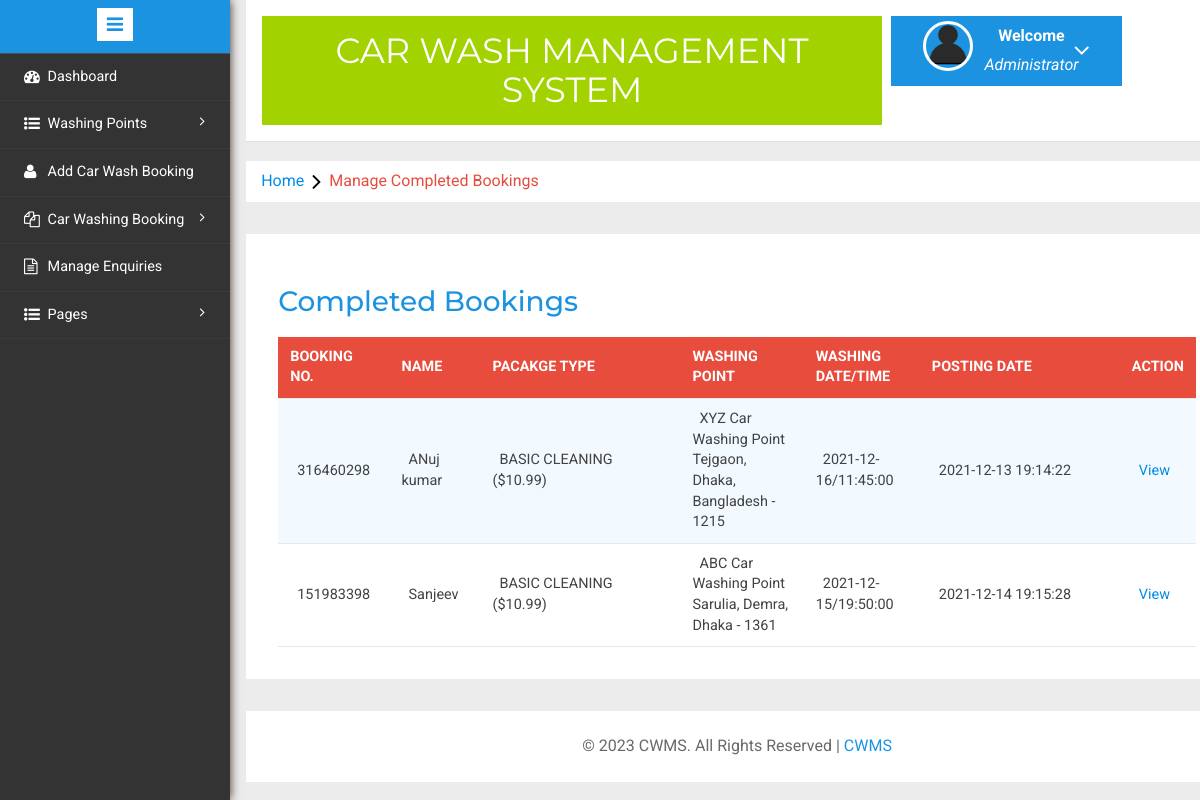
The app's page /admin/completed-booking.php (signed in) with its own data.
### tables this page shows
CREATE TABLE `tblcarwashbooking`(
    `id` INT(11) NOT NULL,
    `bookingId` BIGINT(10) DEFAULT NULL,
    `packageType` VARCHAR(120) DEFAULT NULL,
    `carWashPoint` INT(11) DEFAULT NULL,
    `fullName` VARCHAR(150) DEFAULT NULL,
    `mobileNumber` BIGINT(12) DEFAULT NULL,
    `washDate` DATE DEFAULT NULL,
    `washTime` TIME DEFAULT NULL,
    `message` MEDIUMTEXT DEFAULT NULL,
    `status` VARCHAR(120) DEFAULT NULL,
    `adminRemark` MEDIUMTEXT DEFAULT NULL,
    `paymentMode` VARCHAR(120) DEFAULT NULL,
    `txnNumber` VARCHAR(120) DEFAULT NULL,
    `postingDate` TIMESTAMP NULL DEFAULT CURRENT_TIMESTAMP(), `lastUpdationDate` TIMESTAMP NULL DEFAULT NULL ON UPDATE CURRENT_TIMESTAMP());

CREATE TABLE `tblwashingpoints`(
    `id` INT(11) NOT NULL,
    `washingPointName` VARCHAR(255) DEFAULT NULL,
    `washingPointAddress` VARCHAR(255) DEFAULT NULL,
    `contactNumber` BIGINT(20) DEFAULT NULL,
    `creationDate` TIMESTAMP NOT NULL DEFAULT CURRENT_TIMESTAMP());

### admin/completed-booking.php (the view, shortened to what this page needs)
<?php
include('includes/config.php');
if (strlen($_SESSION['alogin']) == 0) {
	header('location:index.php');
} else {
	?>
	<!DOCTYPE HTML>
	<html>
	<head>
		<link href="css/bootstrap.min.css" rel='stylesheet' type='text/css' />
		<link href="css/style.css" rel='stylesheet' type='text/css' />
		<link rel="stylesheet" href="css/morris.css" type="text/css" />
		<link href="css/font-awesome.css" rel="stylesheet">
		<link rel="stylesheet" type="text/css" href="css/table-style.css" />
		<link rel="stylesheet" type="text/css" href="css/basictable.css" />
		<link rel="stylesheet" href="css/icon-font.min.css" type='text/css' />
	</head>
	<body>
		<div class="page-container">
			<div class="left-content">
				<div class="mother-grid-inner">
					<?php include('includes/header.php'); ?>
				</div>
				<ol class="breadcrumb">
					<li class="breadcrumb-item"><a href="dashboard.php">Home</a><i class="fa fa-angle-right"></i>Manage Completed
						Bookings</li>
				</ol>
				<div class="agile-grids">
					<div class="agile-tables">
						<div class="w3l-table-info">
							<h2>Completed Bookings</h2>
							<table id="table">
								<thead>
									<tr>
										<th>Booking No.</th>
										<th>Name</th>
										<th width="200">Pacakge Type</th>
										<th>Washing Point </th>
										<th>Washing Date/Time </th>
										<th width="200">Posting date </th>
										<th>Action </th>
									</tr>
								</thead>
								<tbody>
									<?php $sql = "SELECT *,tblcarwashbooking.id as bid from tblcarwashbooking
join tblwashingpoints on tblwashingpoints.id=tblcarwashbooking.carWashPoint
 where status='Completed'";
									$query = $dbh->prepare($sql);
									$query->execute();
									$results = $query->fetchAll(PDO::FETCH_OBJ);
									if ($query->rowCount() > 0) {
										foreach ($results as $result) { ?>
											<tr>
												<td>
													<?php echo htmlentities($result->bookingId); ?>
												</td>
												<td>
													<?php echo htmlentities($result->fullName); ?>
												</td>
												<td width="50">
													<?php $ptype = $result->packageType;
													if ($ptype == 1):
														echo "BASIC CLEANING ($10.99)";
													endif;
													?>
												</td>
												<td>
													<?php echo htmlentities($result->washingPointName); ?><br />
													<?php echo htmlentities($result->washingPointAddress); ?>
												</td>
												<td>
													<?php echo htmlentities($result->washDate . "/" . $result->washTime); ?>
												</td>
												<td>
													<?php echo htmlentities($result->postingDate); ?>
												</td>
												<td><a
														href="booking-details.php?bid=<?php echo htmlentities($result->bid); ?>&&bookingid=<?php echo htmlentities($result->bookingId); ?>">View</a>
												</td>
											<?php } ?>
										</tr>
									<?php } else { ?>
										<tr>
											<td colspan="6" style="color:red;">No Record found</td>
										</tr>
									<?php } ?>
								</tbody>
							</table>
						</div>
					</div>
					<?php include('includes/footer.php'); ?>
				</div>
			</div>
			<?php include('includes/sidebarmenu.php'); ?>
		</div>
	</body>
	</html>
<?php } ?>

### admin/css/table-style.css (style rules this page uses)
table { background: white; border-collapse: collapse; margin: 1.25em 0 0; width: 100%; }
table tr, table th, table td { border: none; border-bottom: 1px solid #e8e8e8; font-size: .95em; }
table th, table td { padding: 10px 12px; text-align: left; }
table th { background: #e74c3c; color: #fff; text-transform: uppercase; }
table tr td { background: #f3faff; color: #424242; }
table tr:nth-of-type(2n+2) td { background: #ffffff; }
table { width: 100%; }

### records on screen
tblcarwashbooking: bookingId "316460298", fullName "ANuj kumar", packageType "BASIC CLEANING ($10.99)", carWashPoint.washingPointName "XYZ Car Washing Point", carWashPoint.washingPointAddress "Tejgaon, Dhaka, Bangladesh - 1215", washDate+washTime "2021-12-16/11:45:00", postingDate "2021-12-13 19:14:22"
tblcarwashbooking: bookingId "151983398", fullName "Sanjeev", packageType "BASIC CLEANING ($10.99)", carWashPoint.washingPointName "ABC Car Washing Point", carWashPoint.washingPointAddress "Sarulia, Demra, Dhaka - 1361", washDate+washTime "2021-12-15/19:50:00", postingDate "2021-12-14 19:15:28"
